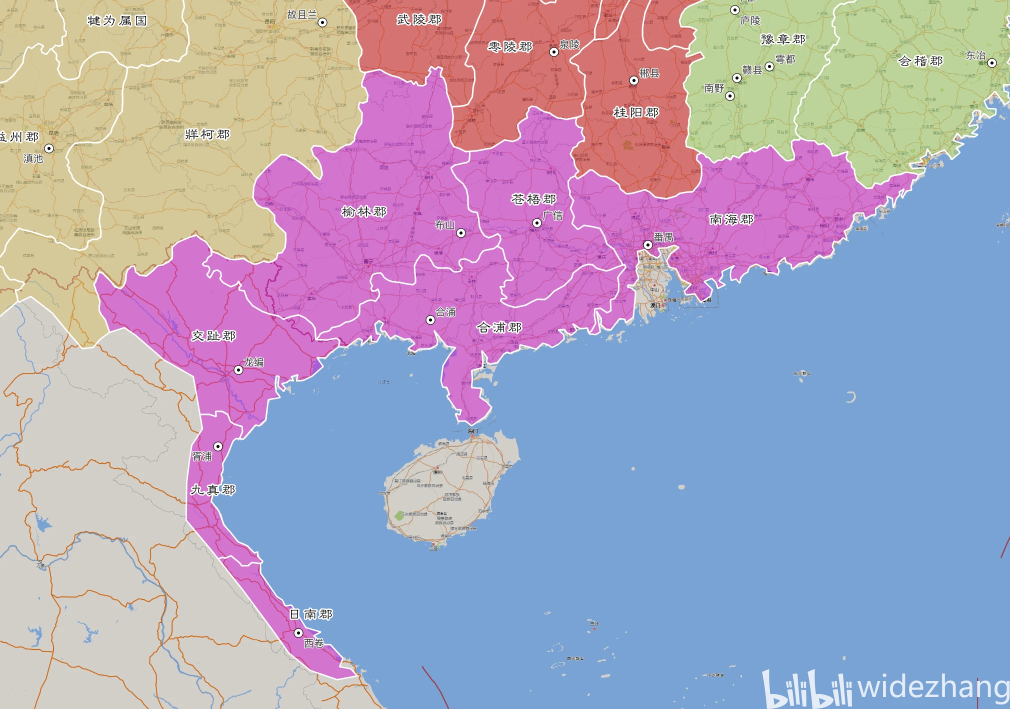
#> input picture docs/ref_imgs/交州.png, 2020 x 1418 px, given in place of mask_clean.png, which was not available (shown at 1/2 size)
$ python analyze_jizhou_features.py
#> lines starting #> are read from the running program, lines starting #| are printed output that depends on the picture; after the words box and inside, x2 and y2 are one past the last pixel; in counts of white or black regions, pixels touching at a corner belong together; pictures that were not available may be replaced by others from this repository, and a replacement may not be noted
#!/usr/bin/env python3
# -*- coding: utf-8 -*-
"""Analyze 冀州.png mask boundary to find candidate anchor points (coast, corners, extremes).

Outputs pixel coords of key boundary features for manual georeferencing.
"""
import json, os
import numpy as np
import cv2
from PIL import Image

HERE = os.path.dirname(os.path.abspath(__file__))
MASK = os.path.join(HERE, 'jizhou_step1', 'mask_clean.png')
SRC = os.path.join(HERE, '汉末十三州地图范例', '冀州.png')
OUT = os.path.join(HERE, 'jizhou_step1', 'anchor_candidates.json')

mask = np.array(Image.open(MASK).convert('L'))
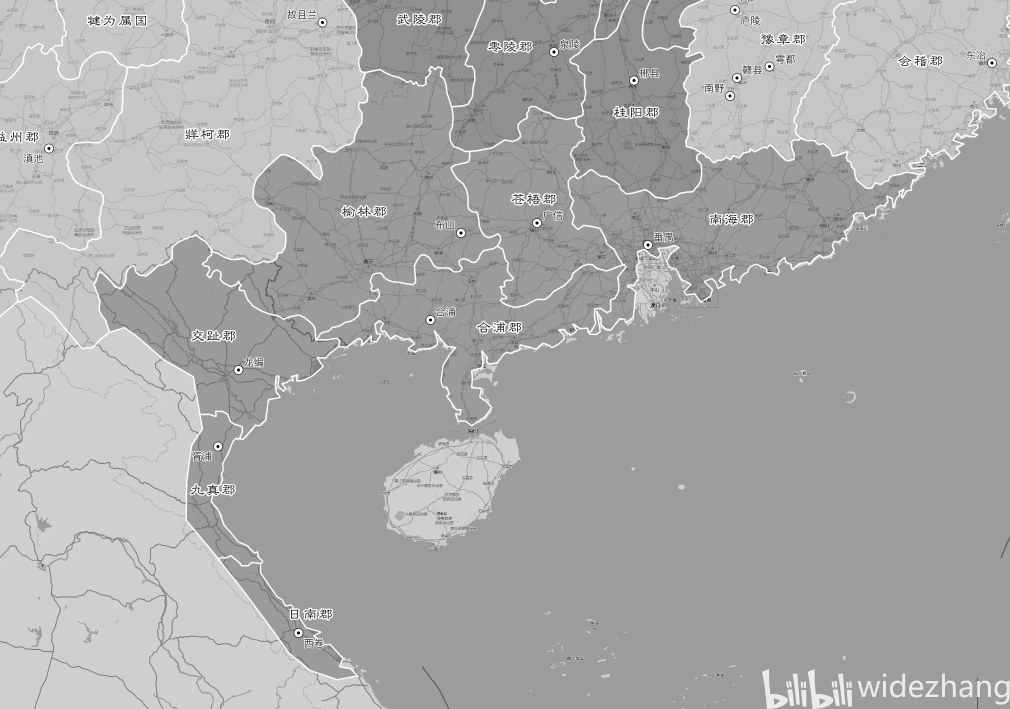
#> mask: shape (1418, 2020) (shown at 1/2 size); min 0, max 255, mean 170.3
rgb = np.array(Image.open(SRC).convert('RGB'))
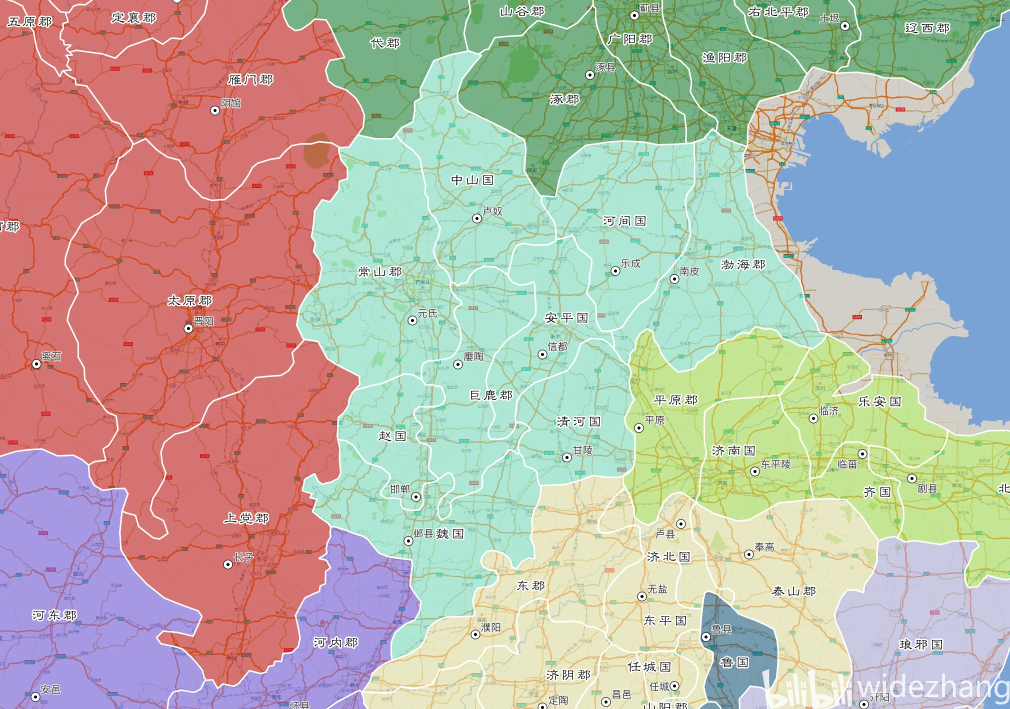
#> input picture docs/ref_imgs/冀州.png, 2020 x 1418 px, found by its file name (shown at 1/2 size)
#> rgb is the input picture: shape (1418, 2020, 3); mean R, G, B 183.7, 178.3, 166.9
H, W = mask.shape[:2]
#> H = 1418; W = 2020

# Get outer contour
contours, _ = cv2.findContours(mask, cv2.RETR_EXTERNAL, cv2.CHAIN_APPROX_SIMPLE)
#> contours = [[[0, 0], [0, 1417], [2019, 1417], [2019, 0]]]
main = max(contours, key=cv2.contourArea)
#> main = [[0, 0], [0, 1417], [2019, 1417], [2019, 0]]
pts = main.reshape(-1, 2)  # (N, 2) array of (x, y)
#> pts = [[0, 0], [0, 1417], [2019, 1417], [2019, 0]]

print(f'Boundary points: {len(pts)}')
#| Boundary points: 4
xs, ys = pts[:, 0], pts[:, 1]
#> xs = [0, 0, 2019, 2019]; ys = [0, 1417, 1417, 0]

# === Extremes ===
extremes = {
    'north': (int(xs[np.argmin(ys)]), int(ys.min())),
    'south': (int(xs[np.argmax(ys)]), int(ys.max())),
    'west':  (int(xs.min()), int(ys[np.argmin(xs)])),
    'east':  (int(xs.max()), int(ys[np.argmax(xs)])),
}
#> extremes = {'north': (0, 0), 'south': (0, 1417), 'west': (0, 0), 'east': (2019, 1417)}
print(f'\nExtremes:')
for k, (x, y) in extremes.items():
    print(f'  {k}: ({x}, {y})')
#> this loop made 4 passes
#|   north: (0, 0)
#|   south: (0, 1417)
#|   west: (0, 0)
#|   east: (2019, 1417)

# === Detect coastline segment (east side where boundary meets blue sea) ===
# Sea is blue-ish: B > R and B > G significantly, on right side of image
r, g, b = rgb[:,:,0].astype(int), rgb[:,:,1].astype(int), rgb[:,:,2].astype(int)
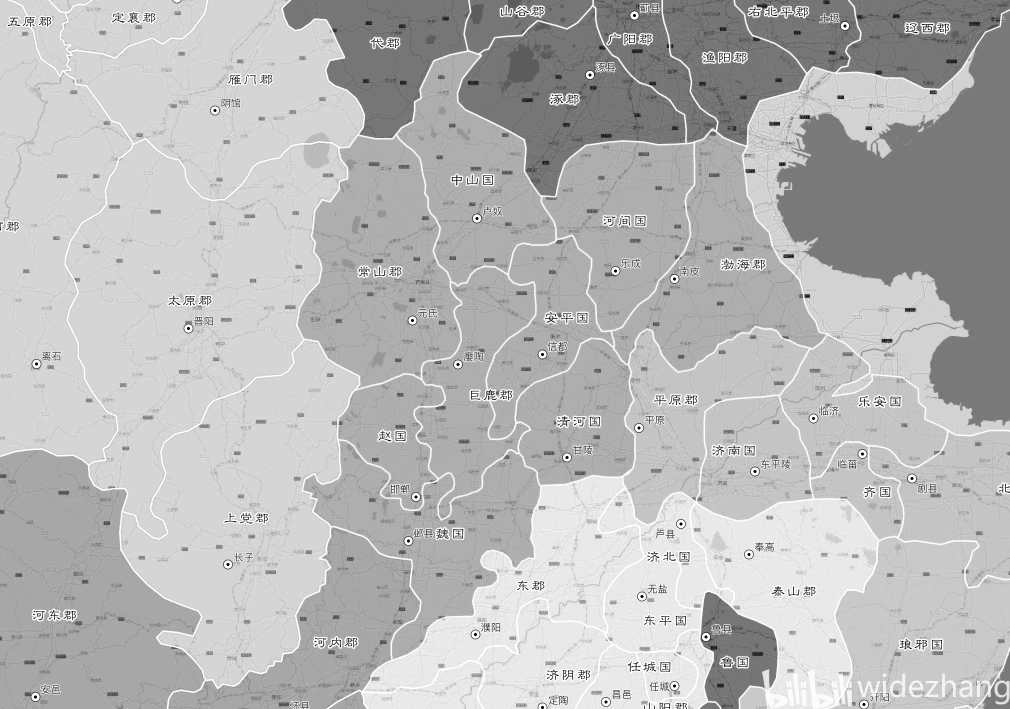
#> r: shape (1418, 2020) int64 (shown at 1/2 size); min 0, max 255, mean 183.7
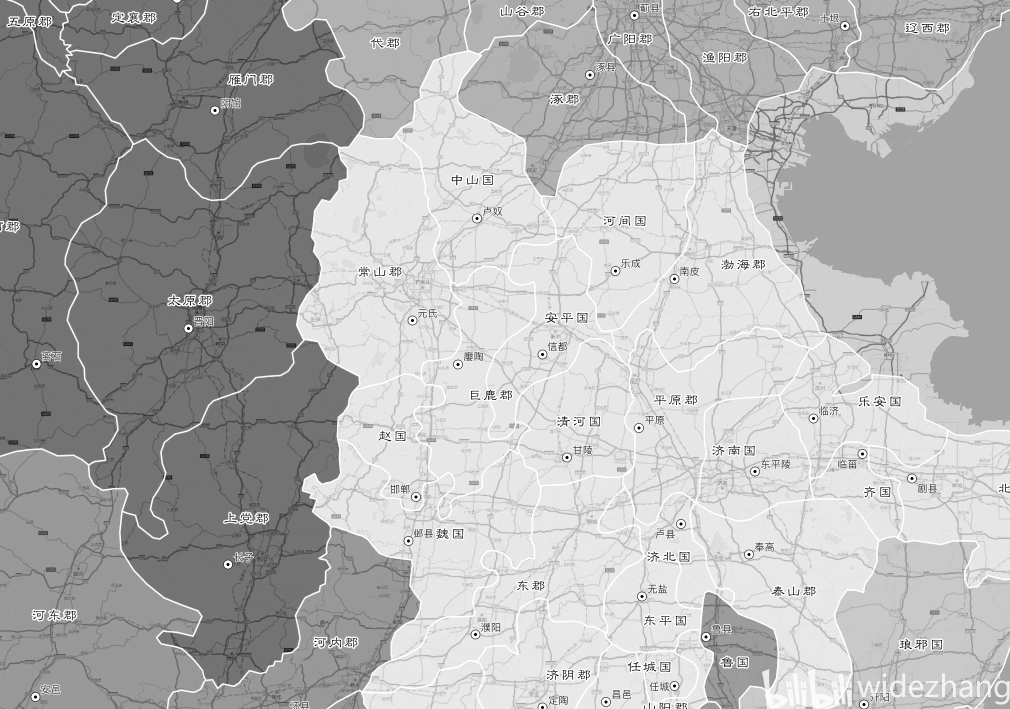
#> g: shape (1418, 2020) int64 (shown at 1/2 size); min 0, max 255, mean 178.3
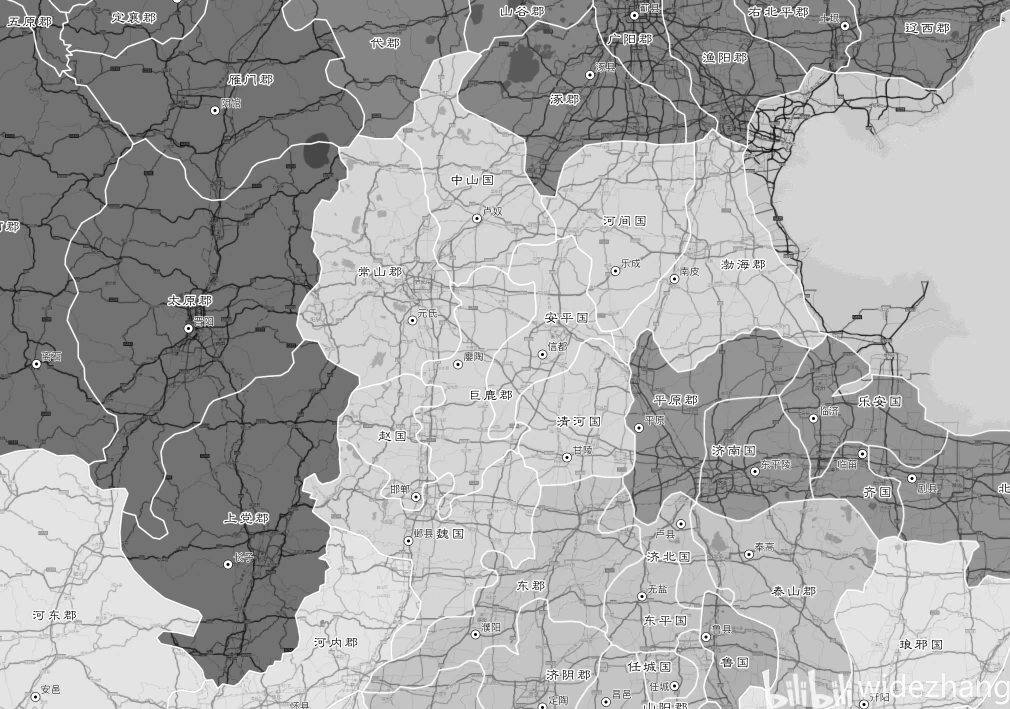
#> b: shape (1418, 2020) int64 (shown at 1/2 size); min 0, max 255, mean 166.9
sea_mask = (b > r + 20) & (b > g + 10) & (b > 140)  # blue sea detection
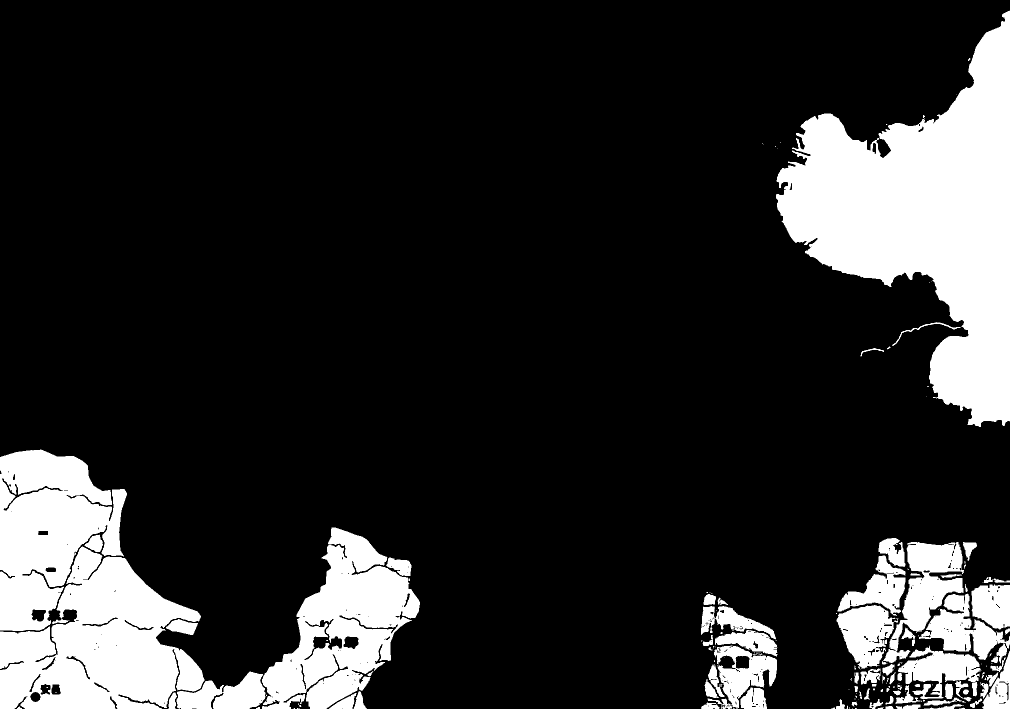
#> sea_mask: shape (1418, 2020) bool (shown at 1/2 size); 16.9% white; 166 white regions (85 under 20 px), largest, box (x1, y1, x2, y2) and area: (1552, 21, 2020, 854) 184358, (0, 1093, 409, 1418) 81303, (0, 899, 254, 1262) 58524

# Find boundary points adjacent to sea
coast_pts = []
for i, (x, y) in enumerate(pts):
    if x > W * 0.6:  # eastern portion of boundary
        # Check if nearby pixels are blue (sea)
        for dx in [-5, 0, 5]:
            for dy in [-5, 0, 5]:
                nx_, ny_ = x + dx, y + dy
                if 0 <= nx_ < W and 0 <= ny_ < H and sea_mask[ny_, nx_]:
                    coast_pts.append((int(x), int(y), i))
                    break
            else:
                continue
            break
#> this loop made 4 passes
#> after the loop, coast_pts = [(2019, 1417, 2)]

# Deduplicate coast points (keep every 20th point to spread out)
if len(coast_pts) > 15:
    step = len(coast_pts) // 12
    coast_sampled = [coast_pts[i] for i in range(0, len(coast_pts), step)][:12]
else:
    coast_sampled = coast_pts
#> coast_sampled = [(2019, 1417, 2)]

print(f'\nCoastal boundary points: {len(coast_pts)} (sampled {len(coast_sampled)})')
#| Coastal boundary points: 1 (sampled 1)
for x, y, idx in coast_sampled:
    print(f'  coast ({x}, {y}) idx={idx} RGB=({rgb[y,x,0]},{rgb[y,x,1]},{rgb[y,x,2]})')
#> this loop made 1 pass
#|   coast (2019, 1417) idx=2 RGB=(121,163,212)

# === High-curvature corner detection ===
def get_curvature(pts_array, k=10):
    """Compute discrete curvature at each point."""
#> called with pts_array = array of shape (4, 2), k = 15
    n = len(pts_array)
#> n = 4
    curv = np.zeros(n)
#> curv = [0, 0, 0, 0]
    for i in range(n):
        p_prev = pts_array[(i - k) % n]
        p_next = pts_array[(i + k) % n]
        v1 = p_prev - pts_array[i]
        v2 = p_next - pts_array[i]
        cross = float(v1[0]*v2[1] - v1[1]*v2[0])
        dot = float(np.dot(v1, v2))
        curv[i] = abs(np.arctan2(cross, dot))
#> this loop made 4 passes
#> (v1, v2) on pass 1: ([0, 1417], [2019, 0])
#> (p_prev, v1, v2) on pass 2: ([2019, 1417], [2019, 0], [0, -1417])
#> after the loop, curv = [1.57, 1.57, 1.57, 1.57]
    return curv

curvature = get_curvature(pts, k=15)
#> curvature = [1.57, 1.57, 1.57, 1.57]
# Find top curvature peaks (corners)
corner_threshold = np.percentile(curvature, 95)
#> corner_threshold = 1.57
corner_indices = np.where(curvature > corner_threshold)[0]
#> corner_indices = empty array

# Cluster nearby corners (keep only one per cluster of radius 30px)
selected_corners = []
used = set()
for ci in sorted(corner_indices, key=lambda i: -curvature[i]):
    if ci in used:
        continue
    cx, cy = int(pts[ci][0]), int(pts[ci][1])
    selected_corners.append((cx, cy, float(curvature[ci]), ci))
    for j in range(len(pts)):
        dist = ((pts[j][0]-cx)**2 + (pts[j][1]-cy)**2)**0.5
        if dist < 40:
            used.add(j)
#> this loop made 0 passes
#> after the loop, selected_corners = []; used = 0 items

print(f'\nCorner points (top curvature):')
for x, y, cval, idx in selected_corners[:15]:
    print(f'  corner ({x}, {y}) curv={cval:.3f} idx={idx}')

# === Build candidates dict ===
candidates = {
    'image_size': [W, H],
    'extremes': [{'name':k, 'px':v[0], 'py':v[1]} for k,v in extremes.items()],
    'coast_points': [{'px':x, 'py':y, 'idx':i} for x,y,i in coast_sampled],
    'corner_points': [{'px':x, 'py':y, 'curvature':round(c,4), 'idx':i} for x,y,c,i in selected_corners[:15]],
}

with open(OUT, 'w', encoding='utf-8') as f:
    json.dump(candidates, f, ensure_ascii=False, indent=2)
print(f'\nSaved candidates to {OUT}')
